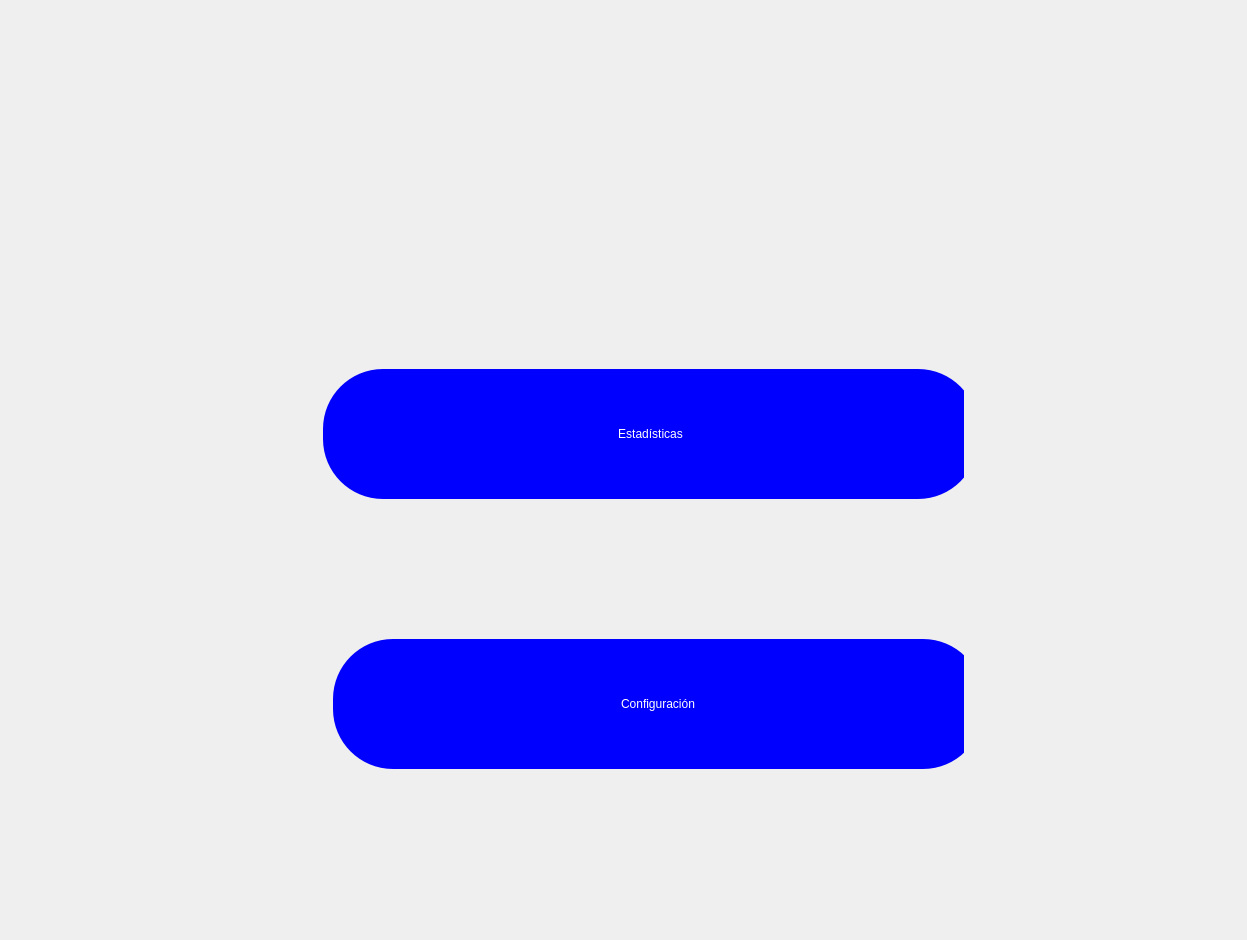
<?xml version="1.0" encoding="UTF-8"?>
<ui version="4.0">
 <class>MainWindow</class>
 <widget class="QMainWindow" name="MainWindow">
  <property name="geometry">
   <rect>
    <x>0</x>
    <y>0</y>
    <width>1247</width>
    <height>940</height>
   </rect>
  </property>
  <property name="windowTitle">
   <string>MainWindow</string>
  </property>
  <widget class="QWidget" name="centralwidget">
   <layout class="QHBoxLayout" name="horizontalLayout">
    <item>
     <widget class="QFrame" name="Fondo">
      <property name="styleSheet">
       <string notr="true">QFrame {
    background-image: url(../Graficos/1.jpg);
    background-repeat: no-repeat;
    background-position: center;
    background-color: transparent;
}
</string>
      </property>
      <property name="frameShape">
       <enum>QFrame::StyledPanel</enum>
      </property>
      <property name="frameShadow">
       <enum>QFrame::Raised</enum>
      </property>
      <layout class="QVBoxLayout" name="verticalLayout" stretch="5,5,5,2">
       <property name="spacing">
        <number>0</number>
       </property>
       <property name="leftMargin">
        <number>0</number>
       </property>
       <property name="topMargin">
        <number>0</number>
       </property>
       <property name="rightMargin">
        <number>0</number>
       </property>
       <property name="bottomMargin">
        <number>0</number>
       </property>
       <item>
        <spacer name="verticalSpacer">
         <property name="orientation">
          <enum>Qt::Vertical</enum>
         </property>
         <property name="sizeHint" stdset="0">
          <size>
           <width>20</width>
           <height>40</height>
          </size>
         </property>
        </spacer>
       </item>
       <item>
        <widget class="QFrame" name="Estadisticas_frame">
         <property name="styleSheet">
          <string notr="true">QFrame {
    background: transparent;
}
</string>
         </property>
         <property name="frameShape">
          <enum>QFrame::StyledPanel</enum>
         </property>
         <property name="frameShadow">
          <enum>QFrame::Raised</enum>
         </property>
         <layout class="QHBoxLayout" name="horizontalLayout_2" stretch="10,25,10">
          <property name="spacing">
           <number>0</number>
          </property>
          <property name="leftMargin">
           <number>0</number>
          </property>
          <property name="topMargin">
           <number>0</number>
          </property>
          <property name="rightMargin">
           <number>0</number>
          </property>
          <property name="bottomMargin">
           <number>0</number>
          </property>
          <item>
           <spacer name="horizontalSpacer">
            <property name="orientation">
             <enum>Qt::Horizontal</enum>
            </property>
            <property name="sizeHint" stdset="0">
             <size>
              <width>347</width>
              <height>20</height>
             </size>
            </property>
           </spacer>
          </item>
          <item>
           <widget class="QFrame" name="frame_4">
            <property name="styleSheet">
             <string notr="true">QFrame {
    background: transparent;
}
</string>
            </property>
            <property name="frameShape">
             <enum>QFrame::StyledPanel</enum>
            </property>
            <property name="frameShadow">
             <enum>QFrame::Raised</enum>
            </property>
            <widget class="QPushButton" name="estadistic_boton">
             <property name="enabled">
              <bool>true</bool>
             </property>
             <property name="geometry">
              <rect>
               <x>40</x>
               <y>87</y>
               <width>655</width>
               <height>130</height>
              </rect>
             </property>
             <property name="styleSheet">
              <string notr="true">QPushButton {
    background-color: blue;  /* Cambia 'green' al color que prefieras */
    color: white;  /* Cambia 'white' al color del texto que prefieras */
border rad
}
QPushButton { border-radius: 60px; /* Ajusta el valor para hacer el botón más o menos redondeado / background-color: #3498db; / Color de fondo del botón / color: white; / Color del texto del botón / border: 12px solid #2980b9; / Borde del botón */ }</string>
             </property>
             <property name="text">
              <string>Estadísticas</string>
             </property>
            </widget>
           </widget>
          </item>
          <item>
           <spacer name="horizontalSpacer_2">
            <property name="orientation">
             <enum>Qt::Horizontal</enum>
            </property>
            <property name="sizeHint" stdset="0">
             <size>
              <width>247</width>
              <height>20</height>
             </size>
            </property>
           </spacer>
          </item>
         </layout>
        </widget>
       </item>
       <item>
        <widget class="QFrame" name="Configuracion_frame">
         <property name="styleSheet">
          <string notr="true">QFrame {
    background: transparent;
}
</string>
         </property>
         <property name="frameShape">
          <enum>QFrame::StyledPanel</enum>
         </property>
         <property name="frameShadow">
          <enum>QFrame::Raised</enum>
         </property>
         <layout class="QHBoxLayout" name="horizontalLayout_3" stretch="10,25,10">
          <property name="spacing">
           <number>0</number>
          </property>
          <property name="leftMargin">
           <number>0</number>
          </property>
          <property name="topMargin">
           <number>0</number>
          </property>
          <property name="rightMargin">
           <number>0</number>
          </property>
          <property name="bottomMargin">
           <number>0</number>
          </property>
          <item>
           <spacer name="horizontalSpacer_3">
            <property name="orientation">
             <enum>Qt::Horizontal</enum>
            </property>
            <property name="sizeHint" stdset="0">
             <size>
              <width>381</width>
              <height>20</height>
             </size>
            </property>
           </spacer>
          </item>
          <item>
           <widget class="QFrame" name="frame_5">
            <property name="styleSheet">
             <string notr="true">QFrame {
    background: transparent;
}
</string>
            </property>
            <property name="frameShape">
             <enum>QFrame::StyledPanel</enum>
            </property>
            <property name="frameShadow">
             <enum>QFrame::Raised</enum>
            </property>
            <widget class="QPushButton" name="config_boton">
             <property name="geometry">
              <rect>
               <x>50</x>
               <y>87</y>
               <width>650</width>
               <height>130</height>
              </rect>
             </property>
             <property name="styleSheet">
              <string notr="true">QPushButton {
    background-color: blue;  /* Cambia 'green' al color que prefieras */
    color: white;  /* Cambia 'white' al color del texto que prefieras */
border rad
}
QPushButton { border-radius: 60px; /* Ajusta el valor para hacer el botón más o menos redondeado / background-color: #3498db; / Color de fondo del botón / color: white; / Color del texto del botón / border: 12px solid #2980b9; / Borde del botón */ }</string>
             </property>
             <property name="text">
              <string>Configuración</string>
             </property>
            </widget>
           </widget>
          </item>
          <item>
           <spacer name="horizontalSpacer_4">
            <property name="orientation">
             <enum>Qt::Horizontal</enum>
            </property>
            <property name="sizeHint" stdset="0">
             <size>
              <width>237</width>
              <height>20</height>
             </size>
            </property>
           </spacer>
          </item>
         </layout>
        </widget>
       </item>
       <item>
        <spacer name="verticalSpacer_2">
         <property name="orientation">
          <enum>Qt::Vertical</enum>
         </property>
         <property name="sizeHint" stdset="0">
          <size>
           <width>20</width>
           <height>40</height>
          </size>
         </property>
        </spacer>
       </item>
      </layout>
     </widget>
    </item>
   </layout>
  </widget>
 </widget>
 <resources/>
 <connections>
  <connection>
   <sender>estadistic_boton</sender>
   <signal>clicked()</signal>
   <receiver>MainWindow</receiver>
   <slot>show_estadistic()</slot>
   <hints>
    <hint type="sourcelabel">
     <x>477</x>
     <y>245</y>
    </hint>
    <hint type="destinationlabel">
     <x>615</x>
     <y>547</y>
    </hint>
   </hints>
  </connection>
  <connection>
   <sender>config_boton</sender>
   <signal>clicked()</signal>
   <receiver>MainWindow</receiver>
   <slot>show_config()</slot>
   <hints>
    <hint type="sourcelabel">
     <x>399</x>
     <y>320</y>
    </hint>
    <hint type="destinationlabel">
     <x>404</x>
     <y>555</y>
    </hint>
   </hints>
  </connection>
 </connections>
 <slots>
  <slot>show_config()</slot>
  <slot>show_estadistic()</slot>
 </slots>
</ui>
